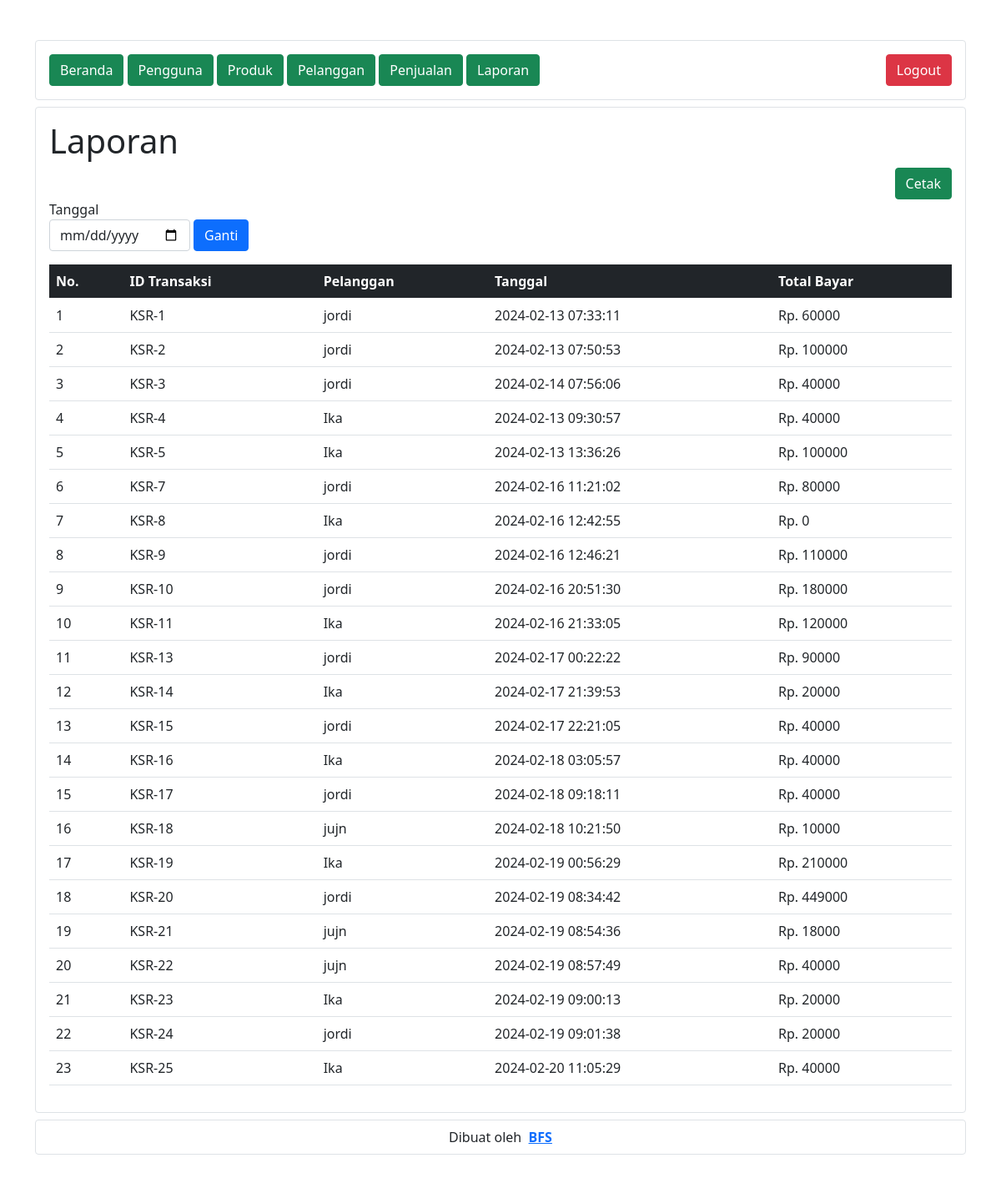
The app's page /pages/laporan/index.php (signed in) with its own data.
### tables this page shows
CREATE TABLE `penjualan` (
  `id` int(10) UNSIGNED NOT NULL,
  `tanggal` datetime NOT NULL,
  `total_harga` int(11) NOT NULL,
  `id_pelanggan` int(10) UNSIGNED NOT NULL,
  `bayar` int(11) DEFAULT NULL,
  `kembalian` int(11) NOT NULL
);

CREATE TABLE `pelanggan` (
  `id` int(10) UNSIGNED NOT NULL,
  `nama` varchar(50) NOT NULL,
  `alamat` text NOT NULL,
  `no_telp` varchar(50) NOT NULL
);

### function/route.php (called while the page is built, shortened)
<?php
class Route
{
    private $BASE_URL;
    private $APP_FOLDER;
    public function __construct()
    {
        $configContents = file_get_contents(__DIR__ . '/../config.json');
        $configData = json_decode($configContents, true);
        if ($configData !== null && isset($configData['BASE_URL'])) {
            $this->BASE_URL = $configData['BASE_URL'];
            $this->APP_FOLDER = $configData['APP_FOLDER'];
        } else {
            throw new Exception("Error reading baseURL from config.json");
        }
    }
    public function getBaseURL()
    {
        return $this->BASE_URL;
    }
    public function getAppFolder()
    {
        return $this->APP_FOLDER;
    }
}

### function/config.php (called while the page is built, shortened)
<?php
class Database
{
    public function query($sql, $data, $fetch = false)
    {
        require('connection.php');
        $q = $db->prepare($sql);
        $q->execute($data);
        return $fetch ? $q->fetch(2) : $q;
    }
}

### pages/laporan/class.php (called while the page is built, shortened)
<?php
require("../../function/config.php");
class Laporan
{
    private $db;
    public function __construct()
    {
        $this->db = new Database();
    }
    public function data()
    {
        $query = $this->db->query("SELECT penjualan.*, pelanggan.nama AS nama_pelanggan FROM penjualan JOIN pelanggan ON pelanggan.id = penjualan.id_pelanggan;", []);
        $rows = [];
        while ($row = $query->fetch(2)) {
            $rows[] = $row;
        }
        if ($query) {
            return $rows;
        }
        return false;
    }
}

### pages/laporan/index.php (the view, shortened to what this page needs)
<?php
require('../layout/header.php');
require('class.php');
$laporan = new Laporan();
?>
<div id="content">
    <h1>Laporan</h1>
    <div class="d-flex justify-content-end align-items-center">
        <form action="" method="post">
            <button tyoe="submit" name="cetak" class="btn btn-success">Cetak</button>
        </form>
    </div>
    <form action="" method="post">
        <div class="d-flex gap-1 justify-content-start align-items-center">
            <div class="form-group">
                <label for="tanggal">Tanggal</label>
                <input type="date" value="<?= (isset($_GET['tanggal']) ? $_GET['tanggal'] : '') ?>" name="tanggal" id="" class="form-control">
            </div>
            <div class="form-group">
                <button type="submit" name="ganti_tanggal" class="btn btn-primary mt-4">Ganti</button>
            </div>
        </div>
    </form>
    <div class="table-responsive mt-3">
        <table class="table">
            <thead class="table-dark">
                <tr>
                    <th>No.</th>
                    <th>ID Transaksi</th>
                    <th>Pelanggan</th>
                    <th>Tanggal</th>
                    <Th>Total Bayar</Th>
                </tr>
            </thead>
            <tbody>
                <?php if (!isset($_GET['tanggal'])) : ?>
                    <?php foreach ($laporan->data() as $index => $value) : ?>
                        <tr>
                            <td><?= $index + 1  ?></td>
                            <td>KSR-<?= $value['id'] ?></td>
                            <td><?= $value['nama_pelanggan'] ?></td>
                            <td><?= $value['tanggal'] ?></td>
                            <td>Rp. <?= $value['total_harga'] ?></td>
                        </tr>
                    <?php endforeach; ?>
                <?php endif; ?>
            </tbody>
        </table>
    </div>
</div>
<?php
require('../layout/footer.php');
?>

### pages/layout/header.php (shortened to what this page needs)
<?php require(__DIR__ . '/../../function/route.php'); ?>
<?php $route = new Route() ?>
<!DOCTYPE html>
<html lang="en">
<head>
    <link rel="stylesheet" href="../../dist/css/bootstrap.min.css">
    <link rel="stylesheet" href="../../dist/css/dataTables.bootstrap5.min.css">
</head>
<body>
    <div class="container mt-5 ">
        <div class="d-flex justify-content-between align-items-start rounded border p-3 ">
            <?php require(__DIR__ . '/navbar.php') ?>
        </div>
        <div class="border rounded mt-2 p-3">

### pages/layout/navbar.php
<div class="">
    <?php
    $APP_FOLDER = $route->getAppFolder();
    $currentPage = str_replace("$APP_FOLDER/pages/", '', parse_url($_SERVER['REQUEST_URI'], PHP_URL_PATH));
    $currentPage = preg_replace("/[^a-zA-Z0-9]/", "", $currentPage);
    function isActive($pageName)
    {
        global $currentPage;
        return $currentPage === $pageName ? 'active btn-warning' : '';
    }
    ?>
    <?php
    if (isset($_SESSION['user']['tipe_pengguna']) && $_SESSION['user']['tipe_pengguna'] === 'admin') {
    $url = $route->getBaseURL() . '/pages/admin/';
    $class = isActive('admin');
} else {
    $url = $route->getBaseURL() . '/pages/petugas/';
    $class = isActive('petugas');
}
?>
<a href="<?= $url ?>" class="btn btn-success <?= $class ?>">Beranda</a>
    <?php if ($_SESSION['user']['tipe_pengguna'] === 'admin') : ?>
        <a href="<?= $route->getBaseURL() ?>/pages/pengguna" class="btn btn-success <?= isActive('pengguna') ?>">Pengguna</a>
    <?php endif; ?>
    <a href="<?= $route->getBaseURL() ?>/pages/produk" class="btn btn-success <?= isActive('produk') ?>">Produk</a>
    <a href="<?= $route->getBaseURL() ?>/pages/pelanggan" class="btn btn-success <?= isActive('pelanggan') ?>">Pelanggan</a>
    <a href="<?= $route->getBaseURL() ?>/pages/penjualan" class="btn btn-success <?= isActive('penjualan') ?>">Penjualan</a>
    <a href="<?= $route->getBaseURL() ?>/pages/laporan" class="btn btn-success <?= isActive('laporan') ?>">Laporan</a>
</div>
<div class="">
    <a href="<?= $route->getBaseURL() ?>/logout" class="btn btn-danger <?= isActive('logout') ?>">Logout</a>
</div>

### pages/layout/footer.php (shortened to what this page needs)
</div>
<div class="border rounded mt-2 mb-5 d-flex justify-content-center align-items-center py-2">
    Dibuat oleh &nbsp;<a target="_blank" href="https://gajah"><b>BFS</b></a>
</div>
</div>
</body>
</html>

### records on screen
penjualan: id "1", id_pelanggan.nama "jordi", tanggal "2024-02-13 07:33:11", total_harga "60000"
penjualan: id "2", id_pelanggan.nama "jordi", tanggal "2024-02-13 07:50:53", total_harga "100000"
penjualan: id "3", id_pelanggan.nama "jordi", tanggal "2024-02-14 07:56:06", total_harga "40000"
penjualan: id "4", id_pelanggan.nama "Ika", tanggal "2024-02-13 09:30:57", total_harga "40000"
penjualan: id "5", id_pelanggan.nama "Ika", tanggal "2024-02-13 13:36:26", total_harga "100000"
penjualan: id "7", id_pelanggan.nama "jordi", tanggal "2024-02-16 11:21:02", total_harga "80000"
penjualan: id "8", id_pelanggan.nama "Ika", tanggal "2024-02-16 12:42:55", total_harga "0"
penjualan: id "9", id_pelanggan.nama "jordi", tanggal "2024-02-16 12:46:21", total_harga "110000"
penjualan: id "10", id_pelanggan.nama "jordi", tanggal "2024-02-16 20:51:30", total_harga "180000"
penjualan: id "11", id_pelanggan.nama "Ika", tanggal "2024-02-16 21:33:05", total_harga "120000"
penjualan: id "13", id_pelanggan.nama "jordi", tanggal "2024-02-17 00:22:22", total_harga "90000"
penjualan: id "14", id_pelanggan.nama "Ika", tanggal "2024-02-17 21:39:53", total_harga "20000"
penjualan: id "15", id_pelanggan.nama "jordi", tanggal "2024-02-17 22:21:05", total_harga "40000"
penjualan: id "16", id_pelanggan.nama "Ika", tanggal "2024-02-18 03:05:57", total_harga "40000"
penjualan: id "17", id_pelanggan.nama "jordi", tanggal "2024-02-18 09:18:11", total_harga "40000"
penjualan: id "18", id_pelanggan.nama "jujn", tanggal "2024-02-18 10:21:50", total_harga "10000"
penjualan: id "19", id_pelanggan.nama "Ika", tanggal "2024-02-19 00:56:29", total_harga "210000"
penjualan: id "20", id_pelanggan.nama "jordi", tanggal "2024-02-19 08:34:42", total_harga "449000"
penjualan: id "21", id_pelanggan.nama "jujn", tanggal "2024-02-19 08:54:36", total_harga "18000"
penjualan: id "22", id_pelanggan.nama "jujn", tanggal "2024-02-19 08:57:49", total_harga "40000"
penjualan: id "23", id_pelanggan.nama "Ika", tanggal "2024-02-19 09:00:13", total_harga "20000"
penjualan: id "24", id_pelanggan.nama "jordi", tanggal "2024-02-19 09:01:38", total_harga "20000"
penjualan: id "25", id_pelanggan.nama "Ika", tanggal "2024-02-20 11:05:29", total_harga "40000"
